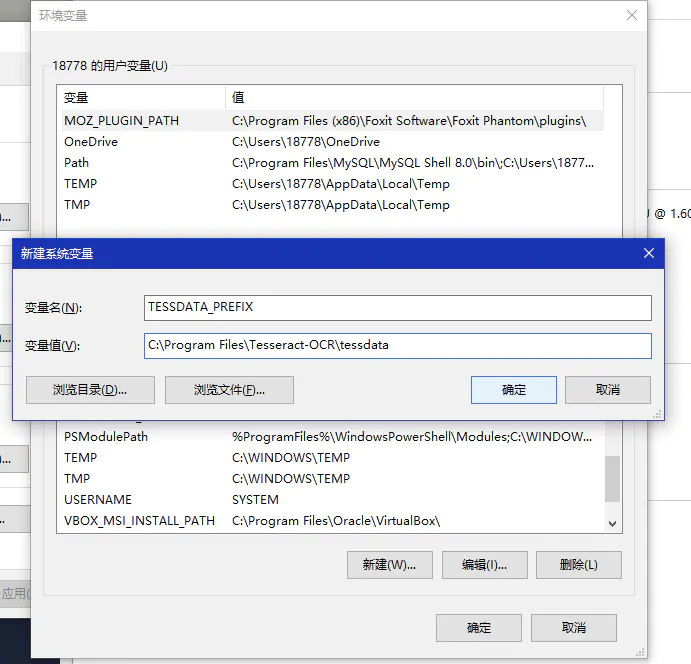
#> input picture Abbildungen/tessdata.jpg, 691 x 664 px
$ python -i tilt_corrector.py   (imports and definitions only)
#> lines starting #> are read from the running program, lines starting #| are printed output that depends on the picture; after the words box and inside, x2 and y2 are one past the last pixel; in counts of white or black regions, pixels touching at a corner belong together
#> further down, picture is the input picture: shape (664, 691, 3); mean B, G, R 234.3, 228.5, 227
### lib/line_detector.py
import os
import datetime
import cv2
import numpy

class LineDetector:
    def __init__(self, image, minLong):
        self.image = self.pre_processing(image)
        self.minLong = minLong

    def pre_processing(self, image):
        image = image if len(list(image.shape)) == 2 else cv2.cvtColor(image, cv2.COLOR_BGR2GRAY)
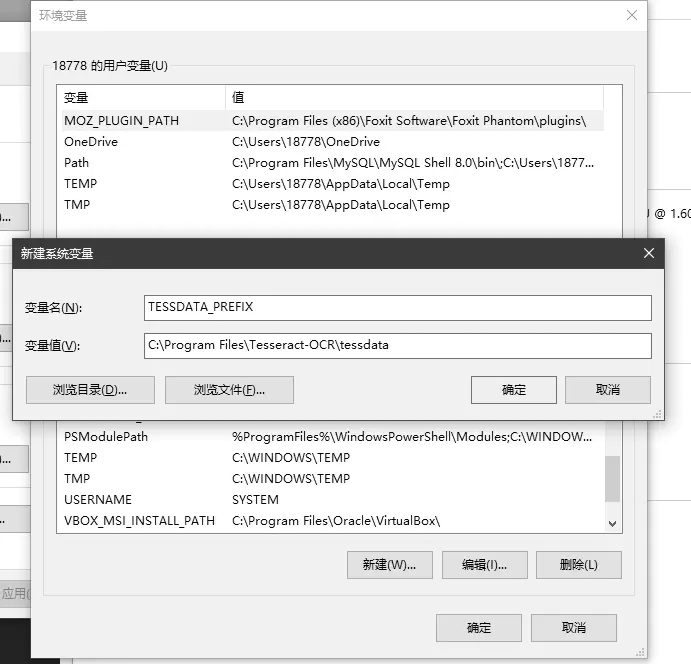
#> image: shape (664, 691); min 0, max 255, mean 228.7
        image = cv2.adaptiveThreshold(
                image, 255, cv2.ADAPTIVE_THRESH_GAUSSIAN_C, cv2.THRESH_BINARY, 5, 15)
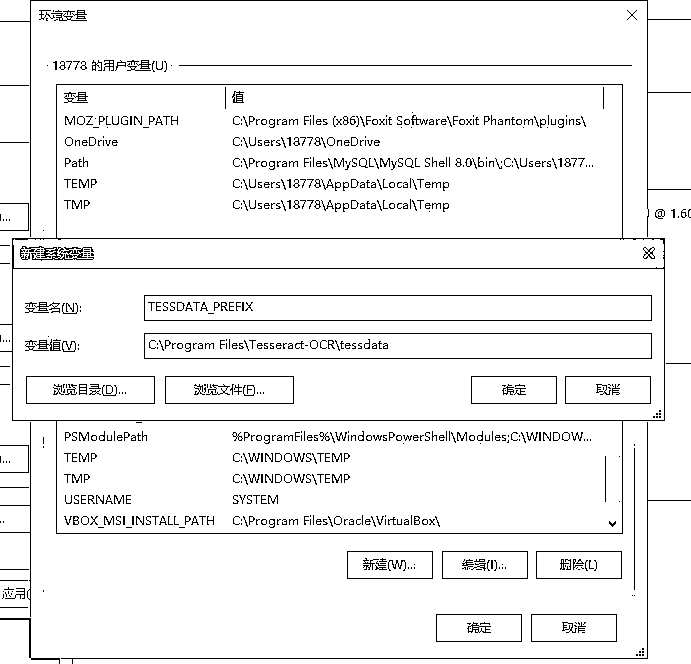
#> image: shape (664, 691); 94.8% white; black in thin lines or dots
        return image

    def fld(self):
        fld = cv2.ximgproc.createFastLineDetector()
        dlines = fld.detect(self.image)
#> dlines = 255 rows, first 6: [28.94, 202, 28.99, 0], [0, 202, 27, 202], [31.01, 0, 31.01, 237], [646.1, 215, 645.9, 2], [648, 1, 648, 18], [40, 9, 50, 9]
        longLines = []
        if dlines is not None:
            for dline in dlines:
                x0, y0, x1, y1 = [int(round(coord)) for coord in dline[0]]
                long = (y1-y0)*(y1-y0)+(x1-x0)*(x1-x0)
                if long >= self.minLong*self.minLong:
                    longLines.append([x0, y0, x1, y1])
#> this loop made 255 passes
#> (x0, y0, x1, y1, long) on passes 2, 5, 6: (0, 202, 27, 202, 729), (648, 1, 648, 18, 289), (40, 9, 50, 9, 100)
#> after the loop, longLines = 21 items, first 6: [180, 64, 631, 64], [630, 66, 179, 66], [57, 83, 622, 83], [621, 85, 58, 85], [58, 237, 620, 237], [633, 239, 60, 239]

        return longLines

    # [12 lines left out: function lsd, not called in this run]

    def make_canvas(self):
        return numpy.zeros((self.image.shape[0], self.image.shape[1]))

    # [10 lines left out: function show, not called in this run]

### lib/tilt_corrector.py
import os
import datetime
import cv2
import numpy
import math

from .line_detector import LineDetector

class TiltCorrector:
    def __init__(self, image):
        self.image = image
        self.longLines = LineDetector(image, (image.shape[0]+image.shape[1])//4).fld()
#> self.longLines has the same summary as longLines in fld

    def get_line_angle(self):
        if len(self.longLines) == 0:
            raise ValueError("no lines detected")
        else:
            angles = []
            for line in self.longLines:
                x0, y0, x1, y1 = line
                if x0 == x1:
                    angles.append(90)
                elif y0 == y1:
                    angles.append(0)
                else:
                    t = float(y1-y0)/(x1-x0)
                    rotate_angle = (math.degrees(math.atan(t)))
                    angles.append(rotate_angle)
#> this loop made 21 passes
#> (x0, y0, x1, y1) on passes 1 to 12: (180, 64, 631, 64), (630, 66, 179, 66), (57, 83, 622, 83), (621, 85, 58, 85), (58, 237, 620, 237), (633, 239, 60, 239), (14, 267, 662, 267), (663, 269, 14, 269), (145, 294, 651, 294), (650, 296, 146, 296), (146, 319, 649, 319), (650, 321, 145, 321)
#> after the loop, angles = [0, 0, 0, 0, 0, 0, 0, 0, 0, 0, 0, 0, 0, 0, 0, 0, 0, 0, 0, 0, 0]
            angles_m45 = [angles[i] for i in range(len(angles)) if abs(angles[i]) < 45]
#> angles_m45 has the same summary as angles
            if len(angles_m45) == 0:
                angle_average = 0
            else:
                angle_average = (sum(angles_m45)/len(angles_m45))
#> angle_average = 0

            return angle_average

    def get_box_angle(self):
        bina_image = cv2.adaptiveThreshold(
            self.image, 255, cv2.ADAPTIVE_THRESH_GAUSSIAN_C, cv2.THRESH_BINARY, 5, 10)
        # Gaussian binarization, invert, noise reduction by opening
        kernel = cv2.getStructuringElement(cv2.MORPH_ELLIPSE, (2, 2))
        bina_image = cv2.bitwise_not(bina_image)
        bina_image = cv2.morphologyEx(bina_image, cv2.MORPH_OPEN, kernel)

        coords = numpy.where(bina_image > 0)

        points = [None]*len(coords[0])
        for i, x in enumerate(coords[0]):
            y = coords[1][i]
            points[i] = (y, x)
        points = numpy.array(points)
        rect = cv2.minAreaRect(points)
        angle = (rect[2])

        return angle if angle <=45 else (angle-90)

    def rotate(self):
        try:
            angle = self.get_line_angle()
#> angle = 0
        except:
            angle = self.get_box_angle()

        h, w = self.image.shape[0:2]
#> h = 664; w = 691
        center_X, center_Y = w // 2, h // 2
#> center_X = 345; center_Y = 332
        M = cv2.getRotationMatrix2D((center_X, center_Y), angle, 1.0)
#> M = [[1, 0, 0], [0, 1, 0]]
        cos = numpy.abs(M[0, 0])
#> cos = 1
        sin = numpy.abs(M[0, 1])
#> sin = 0

        new_w = int((h * sin) + (w * cos))
#> new_w = 691
        new_h = int((h * cos) + (w * sin))
#> new_h = 664

        M[0, 2] += (new_w / 2) - center_X
        M[1, 2] += (new_h / 2) - center_Y

        image_rotate = cv2.warpAffine(
            self.image, M, (new_w, new_h), borderValue=(255, 255, 255))

        if abs(angle) > 25:
            image_rotate = remove_border(image_rotate)

        return image_rotate


def remove_border(image):
    image = cv2.copyMakeBorder(
        image, 25, 25, 25, 25, cv2.BORDER_CONSTANT, value=255)
    bina_image = cv2.adaptiveThreshold(
        image, 255, cv2.ADAPTIVE_THRESH_GAUSSIAN_C, cv2.THRESH_BINARY, 5, 10)

    x, y, w, h = cv2.boundingRect(cv2.bitwise_not(bina_image))
    thickness = 25

    text_zone = numpy.ones((h+2*thickness, w+2*thickness, 1))
    text_zone = image[(y-thickness):(y+h+thickness),
                            (x-thickness):(x+w+thickness)]

    return text_zone

>>> import cv2
>>> picture = cv2.imread('../Abbildungen/tessdata.jpg')
>>> result = TiltCorrector(picture).rotate()

$ run again, on Abbildungen/col.jpg
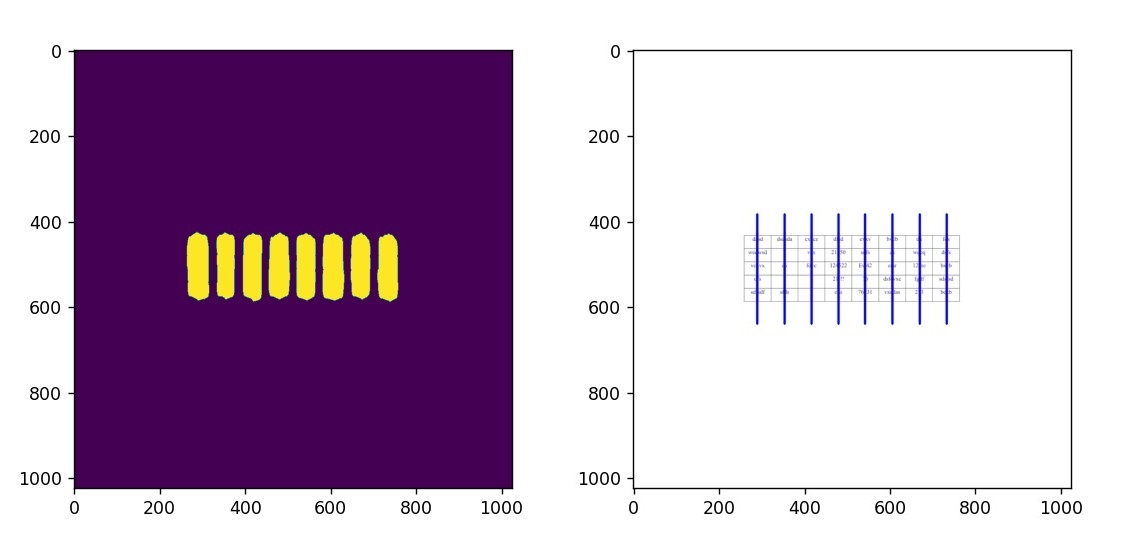
#> input picture Abbildungen/col.jpg, 1129 x 538 px
#> picture is the input picture: shape (538, 1129, 3); mean B, G, R 196.3, 174, 194.4
#> in pre_processing, `image = image if len(list(image.shape)) == 2 else cv2.cvtColor(image, ..`:
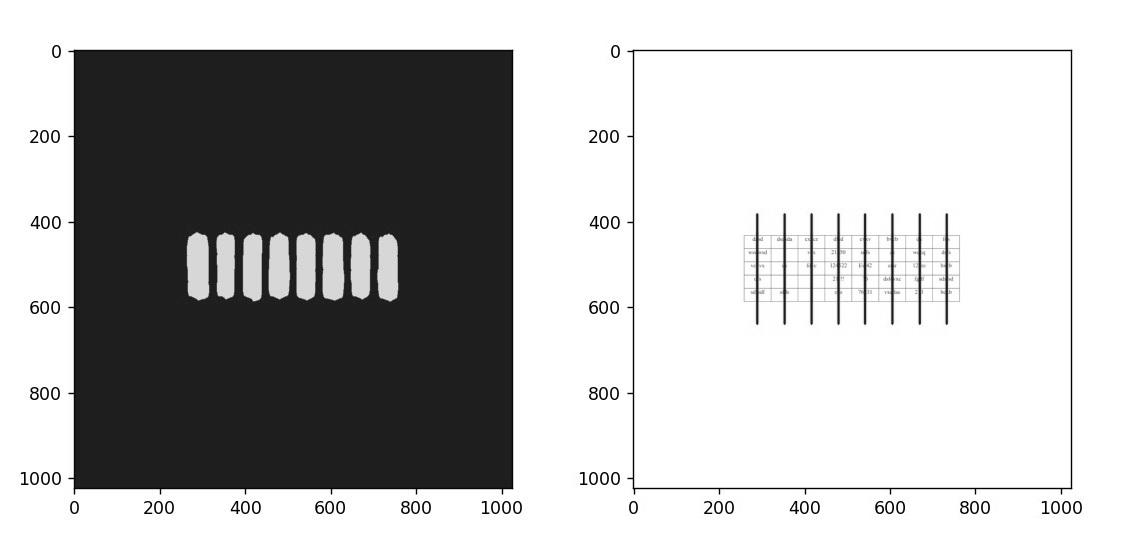
#> image: shape (538, 1129); min 0, max 255, mean 182.7
#> in pre_processing, `image = cv2.adaptiveThreshold( image, 255, cv2.ADAPTIVE_THRESH_GAUSSIA..`:
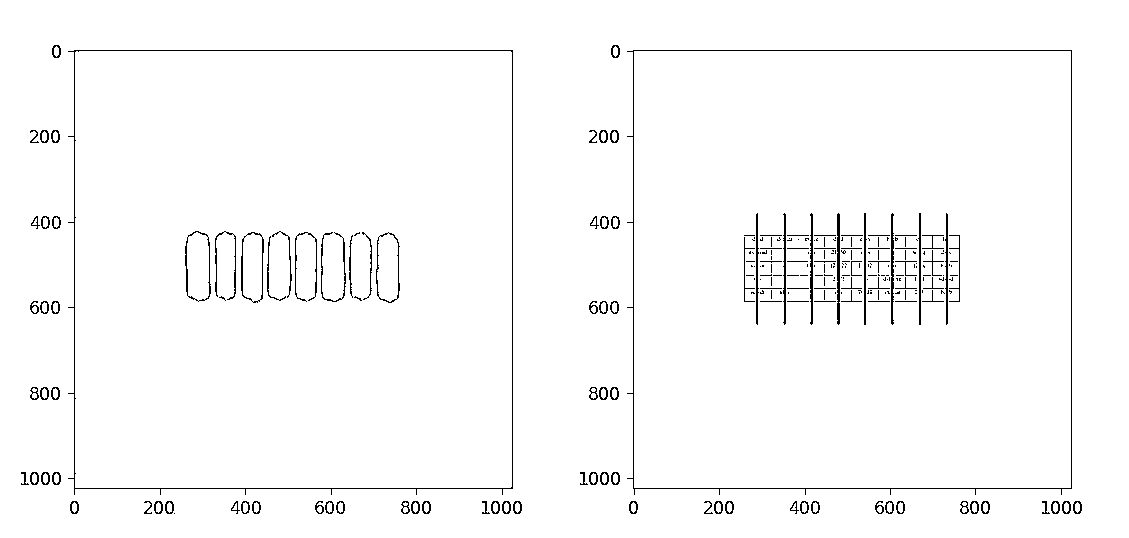
#> image: shape (538, 1129); 97.9% white; black in thin lines or dots, all inside (x1, y1, x2, y2) = (21, 45, 1082, 514)
#> dlines = 209 rows, first 6: [75, 49, 511, 49], [634, 49, 1071, 49], [73, 494, 73, 51], [75.01, 51, 75, 487], [511, 51.01, 77, 51], [511, 487, 511, 53]
#> the loop in fld, `for dline in dlines:` made 209 passes
#> (x0, y0, x1, y1, long) on passes 1 to 3: (75, 49, 511, 49, 190096), (634, 49, 1071, 49, 190969), (73, 494, 73, 51, 196249)
#> after the loop in fld, `for dline in dlines:`: longLines = 14 items, first 6: [75, 49, 511, 49], [634, 49, 1071, 49], [73, 494, 73, 51], [75, 51, 75, 487], [511, 51, 77, 51], [511, 487, 511, 53]
#> self.longLines has the same summary as longLines in fld
#> the loop in get_line_angle, `for line in self.longLines:` made 14 passes
#> after the loop in get_line_angle, `for line in self.longLines:`: angles = [0, 0, 90, 90, 0, 90, 90, 90, 0, 90, 90, 90, 0, 0]
#> angles_m45 = [0, 0, 0, 0, 0, 0]
#> angle_average = 0
#> M = [[1, 0, 0], [0, 1, 0]]
#> cos = 1
#> sin = 0
#> new_w = 1129
#> new_h = 538
